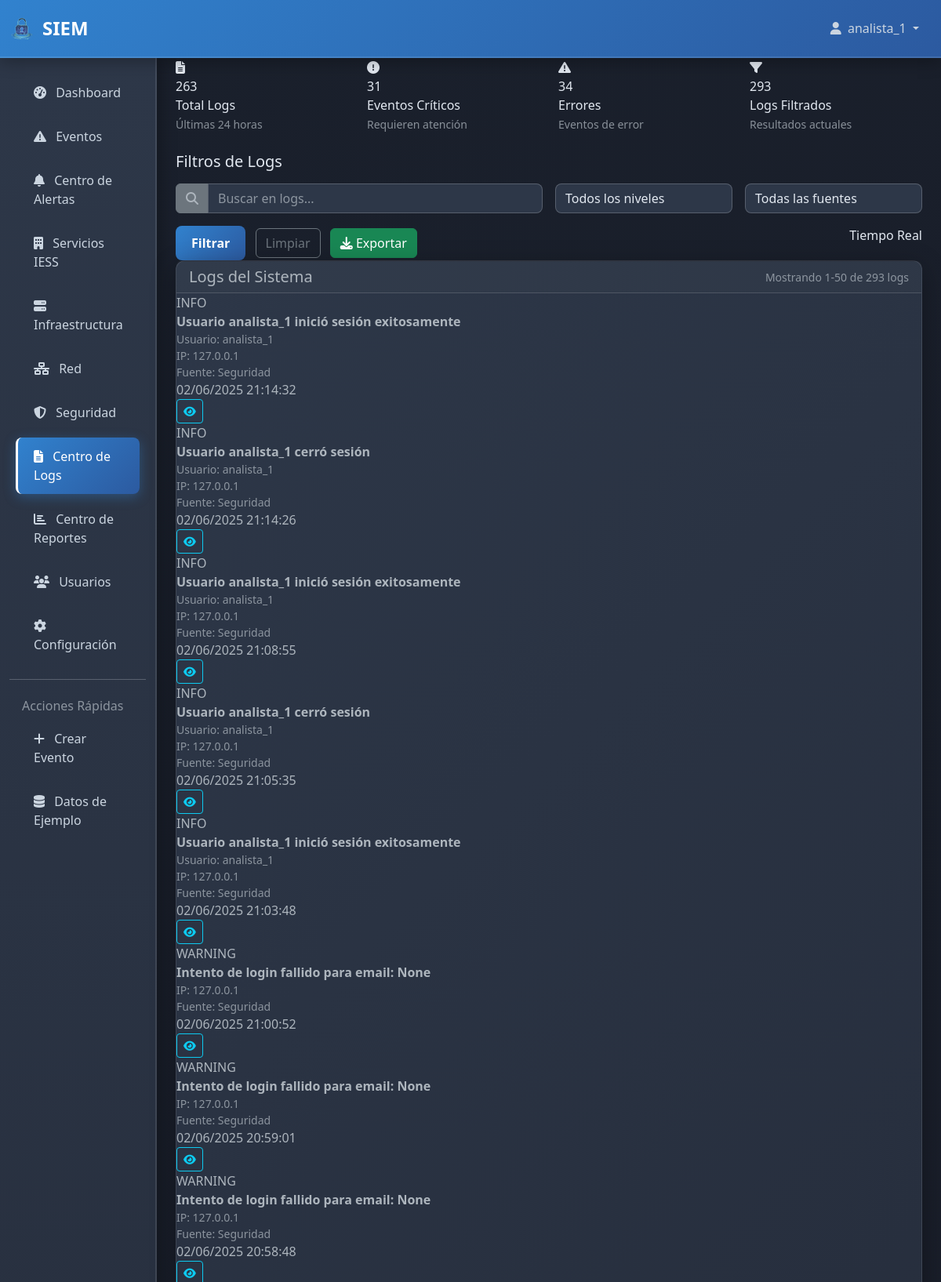
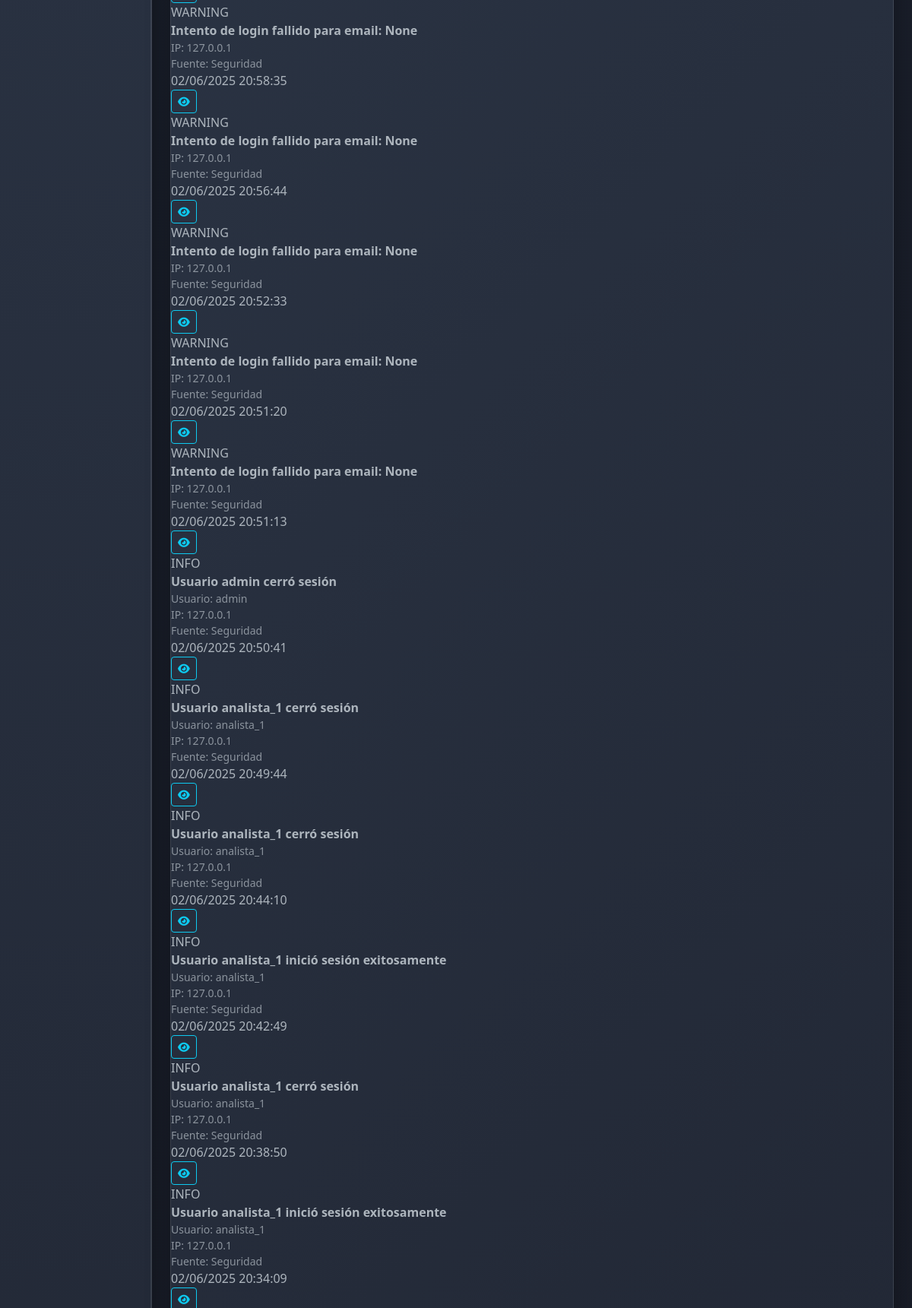
/logs/ (signed in, upper part), run on the app's committed database (2 pictures, top to bottom).
### siem_app/models.py (models this page shows, shortened)
class SystemLog(models.Model):
    LEVEL_CHOICES = [
        ('DEBUG', 'Debug'),
        ('INFO', 'Info'),
        ('WARNING', 'Warning'),
        ('ERROR', 'Error'),
        ('CRITICAL', 'Critical'),
    ]
    SOURCE_CHOICES = [
        ('network', 'Red'),
        ('application', 'Aplicación'),
        ('system', 'Sistema'),
        ('security', 'Seguridad'),
        ('database', 'Base de Datos'),
    ]
    timestamp = models.DateTimeField(default=timezone.now, db_index=True)
    level = models.CharField(max_length=10, choices=LEVEL_CHOICES, db_index=True)
    source = models.CharField(max_length=20, choices=SOURCE_CHOICES, db_index=True)
    message = models.TextField()
    user = models.CharField(max_length=100, null=True, blank=True)
    ip_address = models.GenericIPAddressField(null=True, blank=True)
    additional_data = models.JSONField(default=dict, blank=True)
    class Meta:
        ordering = ['-timestamp']
        indexes = [
            models.Index(fields=['timestamp', 'level']),
            models.Index(fields=['source', 'level']),
        ]

### siem_app/views.py (the view)
# urls.py: path('logs/', views.logs_center_view, name='logs_center'),
@login_required
def logs_center_view(request):
    search_query = request.GET.get('search', '')
    level_filter = request.GET.get('level', '')
    source_filter = request.GET.get('source', '')
    logs = SystemLog.objects.all()
    if search_query:
        logs = logs.filter(message__icontains=search_query)
    if level_filter:
        logs = logs.filter(level=level_filter)
    if source_filter:
        logs = logs.filter(source=source_filter)
    total_logs = SystemLog.objects.filter(timestamp__gte=timezone.now() - timedelta(hours=24)).count()
    critical_events = SystemLog.objects.filter(level='CRITICAL', timestamp__gte=timezone.now() - timedelta(hours=24)).count()
    errors = SystemLog.objects.filter(level='ERROR', timestamp__gte=timezone.now() - timedelta(hours=24)).count()
    filtered_logs = logs.count()
    paginator = Paginator(logs.order_by('-timestamp'), 50)
    page_number = request.GET.get('page')
    page_obj = paginator.get_page(page_number)
    context = {
        'page_obj': page_obj,
        'total_logs': total_logs,
        'critical_events': critical_events,
        'errors': errors,
        'filtered_logs': filtered_logs,
        'search_query': search_query,
        'level_filter': level_filter,
        'source_filter': source_filter,
        'log_levels': SystemLog.LEVEL_CHOICES,
        'log_sources': SystemLog.SOURCE_CHOICES,
    }
    return render(request, 'siem_app/logs_center.html', context)

### templates/siem_app/logs_center.html (shortened to what this page needs)
{% extends 'base.html' %}
{% block content %}
<div class="row mb-4">
    <div class="col-md-3">
        <div class="metric-card">
            <div class="metric-icon">
                <i class="fas fa-file-alt"></i>
            </div>
            <div class="metric-value">{{ total_logs }}</div>
            <div class="metric-label">Total Logs</div>
            <small class="text-muted">Últimas 24 horas</small>
        </div>
    </div>
    <div class="col-md-3">
        <div class="metric-card danger">
            <div class="metric-icon">
                <i class="fas fa-exclamation-circle"></i>
            </div>
            <div class="metric-value">{{ critical_events }}</div>
            <div class="metric-label">Eventos Críticos</div>
            <small class="text-muted">Requieren atención</small>
        </div>
    </div>
    <div class="col-md-3">
        <div class="metric-card warning">
            <div class="metric-icon">
                <i class="fas fa-exclamation-triangle"></i>
            </div>
            <div class="metric-value">{{ errors }}</div>
            <div class="metric-label">Errores</div>
            <small class="text-muted">Eventos de error</small>
        </div>
    </div>
    <div class="col-md-3">
        <div class="metric-card">
            <div class="metric-icon">
                <i class="fas fa-filter"></i>
            </div>
            <div class="metric-value">{{ filtered_logs }}</div>
            <div class="metric-label">Logs Filtrados</div>
            <small class="text-muted">Resultados actuales</small>
        </div>
    </div>
</div>
<div class="filter-section">
    <h5 class="mb-3">Filtros de Logs</h5>
    <form method="get" class="row g-3">
        <div class="col-md-6">
            <div class="input-group">
                <span class="input-group-text bg-secondary border-secondary">
                    <i class="fas fa-search"></i>
                </span>
                <input type="text" name="search" class="form-control" placeholder="Buscar en logs..." value="{{ search_query }}">
            </div>
        </div>
        <div class="col-md-3">
            <select name="level" class="form-select">
                <option value="">Todos los niveles</option>
            </select>
        </div>
        <div class="col-md-3">
            <select name="source" class="form-select">
                <option value="">Todas las fuentes</option>
            </select>
        </div>
        <div class="col-12">
            <button type="submit" class="btn btn-primary me-2">Filtrar</button>
            <a href="{% url 'logs_center' %}" class="btn btn-outline-secondary me-2">Limpiar</a>
            <button type="button" class="btn btn-success" id="exportLogs">
                <i class="fas fa-download"></i> Exportar
            </button>
            <div class="float-end">
                <div class="real-time-indicator">
                    Tiempo Real
                </div>
            </div>
        </div>
    </form>
</div>
<div class="card">
    <div class="card-header d-flex justify-content-between align-items-center">
        <h5 class="mb-0">Logs del Sistema</h5>
        <small class="text-muted">Mostrando {{ page_obj.start_index }}-{{ page_obj.end_index }} de {{ page_obj.paginator.count }} logs</small>
    </div>
    <div class="card-body p-0">
        {% if page_obj %}
            {% for log in page_obj %}
            <div class="log-entry">
                <div class="log-level {{ log.level }}">
                    {{ log.level }}
                </div>
                <div class="log-message">
                    <strong>{{ log.message }}</strong>
                    {% if log.user %}
                        <div class="text-muted small">Usuario: {{ log.user }}</div>
                    {% endif %}
                    {% if log.ip_address %}
                        <div class="text-muted small">IP: {{ log.ip_address }}</div>
                    {% endif %}
                    <div class="text-muted small">Fuente: {{ log.get_source_display }}</div>
                </div>
                <div class="log-timestamp">
                    {{ log.timestamp|date:"d/m/Y H:i:s" }}
                </div>
                <div>
                    <button class="btn btn-sm btn-outline-info" onclick="showLogDetails({{ log.id }})">
                        <i class="fas fa-eye"></i>
                    </button>
                </div>
            </div>
            {% endfor %}
        {% else %}
            <div class="text-center text-muted py-5">
                <i class="fas fa-file-alt fa-3x mb-3"></i>
                <h5>No se encontraron logs</h5>
                <p>No hay logs que coincidan con los filtros aplicados</p>
            </div>
        {% endif %}
    </div>
</div>
{% endblock %}

### templates/base.html (shortened to what this page needs)
{% load static %}
<!DOCTYPE html>
<html lang="es" data-bs-theme="dark">
<head>
    <title>{% block title %}SIEM {% endblock %} {% load static %}</title>
    <link href="https://cdn.jsdelivr.net/npm/bootstrap@5.3.0/dist/css/bootstrap.min.css" rel="stylesheet">
    <link href="https://cdnjs.cloudflare.com/ajax/libs/font-awesome/6.4.0/css/all.min.css" rel="stylesheet">
</head>
<body>
    <nav class="navbar navbar-expand-lg navbar-dark">
        <div class="container-fluid">
            <a class="navbar-brand d-flex align-items-center" href="{% url 'dashboard' %}">
                <img src="{% static 'imagenes/SIEM.png' %}" alt="SIEM IESS Logo" style="height: 32px; width: 32px; border-radius: 50%; margin-right: 10px;">
                SIEM
            </a>
            <div class="collapse navbar-collapse" id="navbarNav">
                <ul class="navbar-nav ms-auto">
                    {% if user.is_authenticated %}
                        <li class="nav-item dropdown">
                            <a class="nav-link dropdown-toggle" href="#" role="button" data-bs-toggle="dropdown">
                                <i class="fas fa-user me-1"></i>
                                {{ user.get_full_name|default:user.username }}
                            </a>
                        </li>
                    {% endif %}
                </ul>
            </div>
        </div>
    </nav>
    <div class="container-fluid">
        <div class="row">
            {% if user.is_authenticated %}
            <nav class="col-md-3 col-lg-2 d-md-block sidebar collapse">
                <div class="position-sticky pt-3">
                    <ul class="nav flex-column">
                        <li class="nav-item">
                            <a class="nav-link {% if request.resolver_match.url_name == 'dashboard' %}active{% endif %}"
                               href="{% url 'dashboard' %}">
                                <i class="fas fa-tachometer-alt me-2"></i>
                                Dashboard
                            </a>
                        </li>
                        <li class="nav-item">
                            <a class="nav-link {% if request.resolver_match.url_name == 'events' %}active{% endif %}"
                               href="{% url 'events' %}">
                                <i class="fas fa-exclamation-triangle me-2"></i>
                                Eventos
                            </a>
                        </li>
                        <li class="nav-item">
                            <a class="nav-link {% if request.resolver_match.url_name == 'alerts_center' %}active{% endif %}"
                               href="{% url 'alerts_center' %}">
                                <i class="fas fa-bell me-2"></i>
                                Centro de Alertas
                            </a>
                        </li>
                        <li class="nav-item">
                            <a class="nav-link {% if request.resolver_match.url_name == 'iess_services' %}active{% endif %}"
                               href="{% url 'iess_services' %}">
                                <i class="fas fa-building me-2"></i>
                                Servicios IESS
                            </a>
                        </li>
                        <li class="nav-item">
                            <a class="nav-link {% if request.resolver_match.url_name == 'infrastructure' %}active{% endif %}"
                               href="{% url 'infrastructure' %}">
                                <i class="fas fa-server me-2"></i>
                                Infraestructura
                            </a>
                        </li>
                        <li class="nav-item">
                            <a class="nav-link {% if request.resolver_match.url_name == 'network' %}active{% endif %}"
                               href="{% url 'network' %}">
                                <i class="fas fa-network-wired me-2"></i>
                                Red
                            </a>
                        </li>
                        <li class="nav-item">
                            <a class="nav-link {% if request.resolver_match.url_name == 'security' %}active{% endif %}"
                               href="{% url 'security' %}">
                                <i class="fas fa-shield-alt me-2"></i>
                                Seguridad
                            </a>
                        </li>
                        <li class="nav-item">
                            <a class="nav-link {% if request.resolver_match.url_name == 'logs_center' %}active{% endif %}"
                               href="{% url 'logs_center' %}">
                                <i class="fas fa-file-alt me-2"></i>
                                Centro de Logs
                            </a>
                        </li>
                        <li class="nav-item">
                            <a class="nav-link {% if request.resolver_match.url_name == 'reports_center' %}active{% endif %}"
                               href="{% url 'reports_center' %}">
                                <i class="fas fa-chart-bar me-2"></i>
                                Centro de Reportes
                            </a>
                        </li>
                        <li class="nav-item">
                            <a class="nav-link {% if request.resolver_match.url_name == 'users' %}active{% endif %}"
                               href="{% url 'users' %}">
                                <i class="fas fa-users me-2"></i>
                                Usuarios
                            </a>
                        </li>
                        <li class="nav-item">
                            <a class="nav-link {% if request.resolver_match.url_name == 'configuration' %}active{% endif %}"
                               href="{% url 'configuration' %}">
                                <i class="fas fa-cog me-2"></i>
                                Configuración
                            </a>
                        </li>
                    </ul>
                    <hr class="my-3">
                    <h6 class="sidebar-heading d-flex justify-content-between align-items-center px-3 mt-4 mb-1 text-muted">
                        <span>Acciones Rápidas</span>
                    </h6>
                    <ul class="nav flex-column mb-2">
                        <li class="nav-item">
                            <a class="nav-link" href="{% url 'manual_data_entry' %}">
                                <i class="fas fa-plus me-2"></i>
                                Crear Evento
                            </a>
                        </li>
                        <li class="nav-item">
                            <a class="nav-link" href="{% url 'create_sample_data' %}">
                                <i class="fas fa-database me-2"></i>
                                Datos de Ejemplo
                            </a>
                        </li>
                    </ul>
                </div>
            </nav>
            {% endif %}
            <main class="col-md-9 ms-sm-auto col-lg-10 px-md-4 main-content">
                <div class="fade-in">
                    {% block content %}{% endblock %}
                </div>
            </main>
        </div>
    </div>
</body>
</html>

### data on the page
SystemLog: level "INFO", message "Usuario analista_1 inició sesión exitosamente", user "analista_1", ip_address "127.0.0.1", source "Seguridad", timestamp "02/06/2025 21:14:32"
SystemLog: level "INFO", message "Usuario analista_1 cerró sesión", user "analista_1", ip_address "127.0.0.1", source "Seguridad", timestamp "02/06/2025 21:14:26"
SystemLog: level "INFO", message "Usuario analista_1 inició sesión exitosamente", user "analista_1", ip_address "127.0.0.1", source "Seguridad", timestamp "02/06/2025 21:08:55"
SystemLog: level "INFO", message "Usuario analista_1 cerró sesión", user "analista_1", ip_address "127.0.0.1", source "Seguridad", timestamp "02/06/2025 21:05:35"
SystemLog: level "INFO", message "Usuario analista_1 inició sesión exitosamente", user "analista_1", ip_address "127.0.0.1", source "Seguridad", timestamp "02/06/2025 21:03:48"
SystemLog: level "WARNING", message "Intento de login fallido para email: None", ip_address "127.0.0.1", source "Seguridad", timestamp "02/06/2025 21:00:52"
SystemLog: level "WARNING", message "Intento de login fallido para email: None", ip_address "127.0.0.1", source "Seguridad", timestamp "02/06/2025 20:59:01"
SystemLog: level "WARNING", message "Intento de login fallido para email: None", ip_address "127.0.0.1", source "Seguridad", timestamp "02/06/2025 20:58:48"
SystemLog: level "WARNING", message "Intento de login fallido para email: None", ip_address "127.0.0.1", source "Seguridad", timestamp "02/06/2025 20:58:35"
SystemLog: level "WARNING", message "Intento de login fallido para email: None", ip_address "127.0.0.1", source "Seguridad", timestamp "02/06/2025 20:56:44"
SystemLog: level "WARNING", message "Intento de login fallido para email: None", ip_address "127.0.0.1", source "Seguridad", timestamp "02/06/2025 20:52:33"
SystemLog: level "WARNING", message "Intento de login fallido para email: None", ip_address "127.0.0.1", source "Seguridad", timestamp "02/06/2025 20:51:20"
SystemLog: level "WARNING", message "Intento de login fallido para email: None", ip_address "127.0.0.1", source "Seguridad", timestamp "02/06/2025 20:51:13"
SystemLog: level "INFO", message "Usuario admin cerró sesión", user "admin", ip_address "127.0.0.1", source "Seguridad", timestamp "02/06/2025 20:50:41"
SystemLog: level "INFO", message "Usuario analista_1 cerró sesión", user "analista_1", ip_address "127.0.0.1", source "Seguridad", timestamp "02/06/2025 20:49:44"
SystemLog: level "INFO", message "Usuario analista_1 cerró sesión", user "analista_1", ip_address "127.0.0.1", source "Seguridad", timestamp "02/06/2025 20:44:10"
SystemLog: level "INFO", message "Usuario analista_1 inició sesión exitosamente", user "analista_1", ip_address "127.0.0.1", source "Seguridad", timestamp "02/06/2025 20:42:49"
SystemLog: level "INFO", message "Usuario analista_1 cerró sesión", user "analista_1", ip_address "127.0.0.1", source "Seguridad", timestamp "02/06/2025 20:38:50"
SystemLog: level "INFO", message "Usuario analista_1 inició sesión exitosamente", user "analista_1", ip_address "127.0.0.1", source "Seguridad", timestamp "02/06/2025 20:34:09"

### other printed values
{{ user.get_full_name|default:user.username }} "analista_1"
{{ total_logs }} "263"
{{ critical_events }} "31"
{{ errors }} "34"
{{ filtered_logs }} "293"
{{ page_obj.start_index }} "1"
{{ page_obj.end_index }} "50"
{{ page_obj.paginator.count }} "293"
